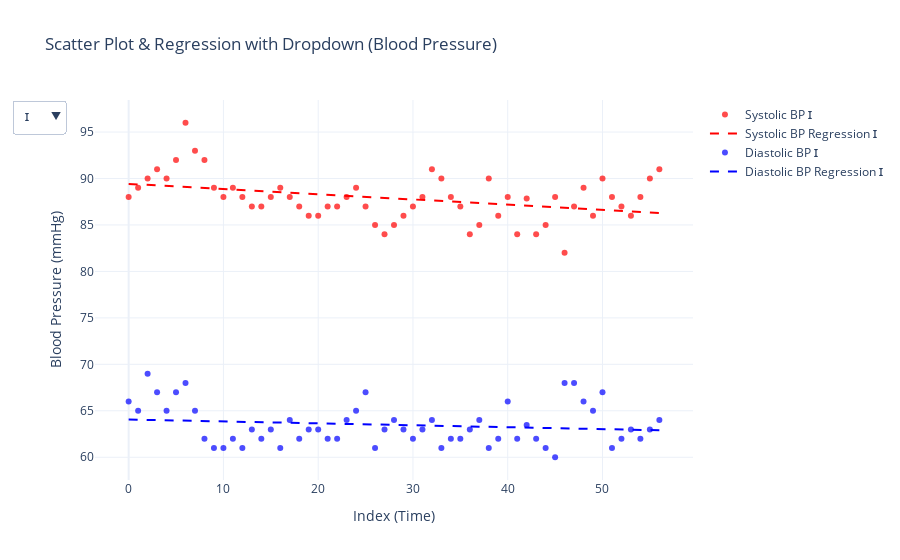

Here is the notebook cell this chart was saved with:
### Code cell
import plotly.graph_objects as go
import pandas as pd
import scipy.stats as stats
from ipywidgets import widgets, Output, VBox
from IPython.display import display

# Define column names for Blood Pressure (Systolic & Diastolic)
systolic_columns = ['Blood-Pressure(systolic)(mmHg)-Z', 'Blood-Pressure(systolic)(mmHg)-R', 'Blood-Pressure(systolic)(mmHg)-O', 'Blood-Pressure(systolic)(mmHg)-J']
diastolic_columns = ['Blood-Pressure(diastolic)(mmHg)-Z', 'Blood-Pressure(diastolic)(mmHg)-R', 'Blood-Pressure(diastolic)(mmHg)-O', 'Blood-Pressure(diastolic)(mmHg)-J']
roman_labels = ['Ⅰ', 'Ⅱ', 'Ⅲ', 'Ⅳ']

fig = go.Figure()
summary_stats = []

# Creating dropdown options
dropdown_options = []
for i, (sys_col, dia_col, roman) in enumerate(zip(systolic_columns, diastolic_columns, roman_labels)):
    sys_data = df_filled[sys_col].dropna()
    dia_data = df_filled[dia_col].dropna()
    aligned_index = df_filled.index[df_filled[sys_col].notna()]  # Keep only valid indices

    # Linear regression for Systolic BP
    sys_slope, sys_intercept, _, _, _ = stats.linregress(aligned_index, sys_data)
    
    # Linear regression for Diastolic BP
    dia_slope, dia_intercept, _, _, _ = stats.linregress(aligned_index, dia_data)

    # Summary Statistics
    summary_stats.append(
        pd.DataFrame({
            "Metric": ["Mean", "Std Dev", "Skewness", "Kurtosis", "Normality Test p-value"],
            "Systolic BP (mmHg)": [sys_data.mean(), sys_data.std(), sys_data.skew(), sys_data.kurtosis(), stats.normaltest(sys_data).pvalue],
            "Diastolic BP (mmHg)": [dia_data.mean(), dia_data.std(), dia_data.skew(), dia_data.kurtosis(), stats.normaltest(dia_data).pvalue]
        })
    )

    # Scatter plot for Systolic BP
    fig.add_trace(go.Scatter(
        x=df_filled.index, 
        y=sys_data, 
        mode='markers', 
        name=f'Systolic BP {roman}',
        marker=dict(size=6, opacity=0.7, color='red'),
        visible=(i == 0)  # Show only first user initially
    ))

    # Regression line for Systolic BP
    fig.add_trace(go.Scatter(
        x=df_filled.index, 
        y=sys_slope * df_filled.index + sys_intercept,
        mode='lines',
        name=f'Systolic BP Regression {roman}',
        line=dict(dash='dash', color='red'),
        visible=(i == 0)
    ))

    # Scatter plot for Diastolic BP
    fig.add_trace(go.Scatter(
        x=df_filled.index, 
        y=dia_data, 
        mode='markers', 
        name=f'Diastolic BP {roman}',
        marker=dict(size=6, opacity=0.7, color='blue'),
        visible=(i == 0)
    ))

    # Regression line for Diastolic BP
    fig.add_trace(go.Scatter(
        x=df_filled.index, 
        y=dia_slope * df_filled.index + dia_intercept,
        mode='lines',
        name=f'Diastolic BP Regression {roman}',
        line=dict(dash='dash', color='blue'),
        visible=(i == 0)
    ))

    dropdown_options.append(
        dict(label=roman,
             method="update",
             args=[{"visible": [j // 4 == i for j in range(4 * len(roman_labels))]},
                   {"title": f"Scatter Plot & Regression - {roman}"}])
    )

fig.update_layout(
    title="Scatter Plot & Regression with Dropdown (Blood Pressure)",
    xaxis_title="Index (Time)",
    yaxis_title="Blood Pressure (mmHg)",
    updatemenus=[dict(buttons=dropdown_options, direction="down", showactive=True)],
    template="plotly_white"
)

fig.show()

# **Interactive Summary Table**
# Dropdown Widget
dropdown = widgets.Dropdown(
    options=list(zip(roman_labels, range(len(roman_labels)))),
    description='User:',
    style={'description_width': 'initial'}
)

# Output Widget
out = Output()

# Function to update summary table
def update_summary(change):
    with out:
        out.clear_output(wait=True)
        display(summary_stats[change.new])

# Connect dropdown to function
dropdown.observe(update_summary, names='value')

# Show initial table
with out:
    display(summary_stats[0])

# Display Dropdown + Table
display(VBox([dropdown, out]))

### Figure 1 — Plotly figure (JSON) as saved in the notebook; plotly's stock layout.template omitted (floating-point values rounded to 4 significant figures)
{"data": [{"marker": {"color": "red", "opacity": 0.7, "size": 6}, "mode": "markers", "name": "Systolic BP Ⅰ", "type": "scatter", "visible": true, "x": [0, 1, 2, 3, 4, 5, 6, 7, 8, 9, 10, 11, 12, 13, 14, 15, 16, 17, 18, 19, 20, 21, 22, 23, 24, 25, 26, 27, 28, 29, 30, 31, 32, 33, 34, 35, 36, 37, 38, 39, 40, 41, 42, 43, 44, 45, 46, 47, 48, 49, 50, 51, 52, 53, 54, 55, 56], "y": [88, 89, 90, 91, 90, 92, 96, 93, 92, 89, 88, 89, 88, 87, 87, 88, 89, 88, 87, 86, 86, 87, 87, 88, 89, 87, 85, 84, 85, 86, 87, 88, 91, 90, 88, 87, 84, 85, 90, 86, 88, 84, 87.86, 84, 85, 88, 82, 87, 89, 86, 90, 88, 87, 86, 88, 90, 91]}, {"line": {"color": "red", "dash": "dash"}, "mode": "lines", "name": "Systolic BP Regression Ⅰ", "type": "scatter", "visible": true, "x": [0, 1, 2, 3, 4, 5, 6, 7, 8, 9, 10, 11, 12, 13, 14, 15, 16, 17, 18, 19, 20, 21, 22, 23, 24, 25, 26, 27, 28, 29, 30, 31, 32, 33, 34, 35, 36, 37, 38, 39, 40, 41, 42, 43, 44, 45, 46, 47, 48, 49, 50, 51, 52, 53, 54, 55, 56], "y": [89.42, 89.36, 89.31, 89.25, 89.2, 89.14, 89.08, 89.03, 88.97, 88.92, 88.86, 88.81, 88.75, 88.69, 88.64, 88.58, 88.53, 88.47, 88.42, 88.36, 88.3, 88.25, 88.19, 88.14, 88.08, 88.02, 87.97, 87.91, 87.86, 87.8, 87.75, 87.69, 87.63, 87.58, 87.52, 87.47, 87.41, 87.35, 87.3, 87.24, 87.19, 87.13, 87.08, 87.02, 86.96, 86.91, 86.85, 86.8, 86.74, 86.69, 86.63, 86.57, 86.52, 86.46, 86.41, 86.35, 86.29]}, {"marker": {"color": "blue", "opacity": 0.7, "size": 6}, "mode": "markers", "name": "Diastolic BP Ⅰ", "type": "scatter", "visible": true, "x": [0, 1, 2, 3, 4, 5, 6, 7, 8, 9, 10, 11, 12, 13, 14, 15, 16, 17, 18, 19, 20, 21, 22, 23, 24, 25, 26, 27, 28, 29, 30, 31, 32, 33, 34, 35, 36, 37, 38, 39, 40, 41, 42, 43, 44, 45, 46, 47, 48, 49, 50, 51, 52, 53, 54, 55, 56], "y": [66, 65, 69, 67, 65, 67, 68, 65, 62, 61, 61, 62, 61, 63, 62, 63, 61, 64, 62, 63, 63, 62, 62, 64, 65, 67, 61, 63, 64, 63, 62, 63, 64, 61, 62, 62, 63, 64, 61, 62, 66, 62, 63.48, 62, 61, 60, 68, 68, 66, 65, 67, 61, 62, 63, 62, 63, 64]}, {"line": {"color": "blue", "dash": "dash"}, "mode": "lines", "name": "Diastolic BP Regression Ⅰ", "type": "scatter", "visible": true, "x": [0, 1, 2, 3, 4, 5, 6, 7, 8, 9, 10, 11, 12, 13, 14, 15, 16, 17, 18, 19, 20, 21, 22, 23, 24, 25, 26, 27, 28, 29, 30, 31, 32, 33, 34, 35, 36, 37, 38, 39, 40, 41, 42, 43, 44, 45, 46, 47, 48, 49, 50, 51, 52, 53, 54, 55, 56], "y": [64.06, 64.04, 64.02, 64.0, 63.98, 63.96, 63.94, 63.92, 63.89, 63.87, 63.85, 63.83, 63.81, 63.79, 63.77, 63.75, 63.73, 63.71, 63.69, 63.67, 63.65, 63.63, 63.61, 63.59, 63.56, 63.54, 63.52, 63.5, 63.48, 63.46, 63.44, 63.42, 63.4, 63.38, 63.36, 63.34, 63.32, 63.3, 63.28, 63.26, 63.23, 63.21, 63.19, 63.17, 63.15, 63.13, 63.11, 63.09, 63.07, 63.05, 63.03, 63.01, 62.99, 62.97, 62.95, 62.93, 62.9]}, {"marker": {"color": "red", "opacity": 0.7, "size": 6}, "mode": "markers", "name": "Systolic BP Ⅱ", "type": "scatter", "visible": false, "x": [0, 1, 2, 3, 4, 5, 6, 7, 8, 9, 10, 11, 12, 13, 14, 15, 16, 17, 18, 19, 20, 21, 22, 23, 24, 25, 26, 27, 28, 29, 30, 31, 32, 33, 34, 35, 36, 37, 38, 39, 40, 41, 42, 43, 44, 45, 46, 47, 48, 49, 50, 51, 52, 53, 54, 55, 56], "y": [118, 106, 114, 112.7, 113, 107, 112, 117, 111, 109, 112.7, 114, 112.7, 108, 110, 114, 108, 108, 110, 108, 105, 108, 110, 99, 112.7, 108, 112, 127, 112, 119, 108, 112, 115, 118, 124, 119, 123, 118, 120, 119, 120, 108, 117, 110, 114, 105, 108, 125, 111, 114, 108, 110, 108, 111, 113, 114, 112]}, {"line": {"color": "red", "dash": "dash"}, "mode": "lines", "name": "Systolic BP Regression Ⅱ", "type": "scatter", "visible": false, "x": [0, 1, 2, 3, 4, 5, 6, 7, 8, 9, 10, 11, 12, 13, 14, 15, 16, 17, 18, 19, 20, 21, 22, 23, 24, 25, 26, 27, 28, 29, 30, 31, 32, 33, 34, 35, 36, 37, 38, 39, 40, 41, 42, 43, 44, 45, 46, 47, 48, 49, 50, 51, 52, 53, 54, 55, 56], "y": [111.2, 111.3, 111.4, 111.4, 111.5, 111.5, 111.6, 111.6, 111.7, 111.7, 111.8, 111.8, 111.9, 111.9, 112.0, 112.0, 112.1, 112.1, 112.2, 112.2, 112.3, 112.3, 112.4, 112.4, 112.5, 112.5, 112.6, 112.6, 112.7, 112.7, 112.8, 112.8, 112.9, 112.9, 113.0, 113.0, 113.1, 113.1, 113.2, 113.2, 113.3, 113.3, 113.4, 113.4, 113.5, 113.5, 113.6, 113.6, 113.7, 113.7, 113.8, 113.8, 113.9, 113.9, 114.0, 114.0, 114.1]}, {"marker": {"color": "blue", "opacity": 0.7, "size": 6}, "mode": "markers", "name": "Diastolic BP Ⅱ", "type": "scatter", "visible": false, "x": [0, 1, 2, 3, 4, 5, 6, 7, 8, 9, 10, 11, 12, 13, 14, 15, 16, 17, 18, 19, 20, 21, 22, 23, 24, 25, 26, 27, 28, 29, 30, 31, 32, 33, 34, 35, 36, 37, 38, 39, 40, 41, 42, 43, 44, 45, 46, 47, 48, 49, 50, 51, 52, 53, 54, 55, 56], "y": [79, 71, 76, 77, 77, 66, 82, 77, 71, 70, 74.78, 71, 74.78, 73, 72, 75, 75, 76, 74, 72, 76, 72, 77, 74, 73, 71, 79, 75, 72, 70, 74, 81, 66, 73, 75, 70, 76, 79, 79, 79, 79, 80, 77, 81, 71, 71, 76, 77, 75, 81, 69, 75, 73, 75, 77, 75, 76]}, {"line": {"color": "blue", "dash": "dash"}, "mode": "lines", "name": "Diastolic BP Regression Ⅱ", "type": "scatter", "visible": false, "x": [0, 1, 2, 3, 4, 5, 6, 7, 8, 9, 10, 11, 12, 13, 14, 15, 16, 17, 18, 19, 20, 21, 22, 23, 24, 25, 26, 27, 28, 29, 30, 31, 32, 33, 34, 35, 36, 37, 38, 39, 40, 41, 42, 43, 44, 45, 46, 47, 48, 49, 50, 51, 52, 53, 54, 55, 56], "y": [73.9, 73.93, 73.96, 73.99, 74.02, 74.05, 74.09, 74.12, 74.15, 74.18, 74.21, 74.24, 74.28, 74.31, 74.34, 74.37, 74.4, 74.43, 74.47, 74.5, 74.53, 74.56, 74.59, 74.62, 74.66, 74.69, 74.72, 74.75, 74.78, 74.81, 74.85, 74.88, 74.91, 74.94, 74.97, 75.0, 75.04, 75.07, 75.1, 75.13, 75.16, 75.19, 75.23, 75.26, 75.29, 75.32, 75.35, 75.38, 75.41, 75.45, 75.48, 75.51, 75.54, 75.57, 75.6, 75.64, 75.67]}, {"marker": {"color": "red", "opacity": 0.7, "size": 6}, "mode": "markers", "name": "Systolic BP Ⅲ", "type": "scatter", "visible": false, "x": [0, 1, 2, 3, 4, 5, 6, 7, 8, 9, 10, 11, 12, 13, 14, 15, 16, 17, 18, 19, 20, 21, 22, 23, 24, 25, 26, 27, 28, 29, 30, 31, 32, 33, 34, 35, 36, 37, 38, 39, 40, 41, 42, 43, 44, 45, 46, 47, 48, 49, 50, 51, 52, 53, 54, 55, 56], "y": [116, 114, 115, 114, 113, 115, 111, 114, 115, 117, 111, 117, 114, 114, 114, 114, 113, 114, 114, 116, 116, 116, 113, 119, 116, 115, 113, 113, 114, 115, 118, 117, 119, 115, 113, 115, 115, 114, 114, 115, 114, 115, 116, 115, 117, 116, 116, 114, 116, 115, 114, 115, 114, 115, 116, 118, 116]}, {"line": {"color": "red", "dash": "dash"}, "mode": "lines", "name": "Systolic BP Regression Ⅲ", "type": "scatter", "visible": false, "x": [0, 1, 2, 3, 4, 5, 6, 7, 8, 9, 10, 11, 12, 13, 14, 15, 16, 17, 18, 19, 20, 21, 22, 23, 24, 25, 26, 27, 28, 29, 30, 31, 32, 33, 34, 35, 36, 37, 38, 39, 40, 41, 42, 43, 44, 45, 46, 47, 48, 49, 50, 51, 52, 53, 54, 55, 56], "y": [114.2, 114.2, 114.3, 114.3, 114.3, 114.3, 114.4, 114.4, 114.4, 114.4, 114.5, 114.5, 114.5, 114.5, 114.6, 114.6, 114.6, 114.7, 114.7, 114.7, 114.7, 114.8, 114.8, 114.8, 114.8, 114.9, 114.9, 114.9, 114.9, 115.0, 115.0, 115.0, 115.1, 115.1, 115.1, 115.1, 115.2, 115.2, 115.2, 115.2, 115.3, 115.3, 115.3, 115.3, 115.4, 115.4, 115.4, 115.5, 115.5, 115.5, 115.5, 115.6, 115.6, 115.6, 115.6, 115.7, 115.7]}, {"marker": {"color": "blue", "opacity": 0.7, "size": 6}, "mode": "markers", "name": "Diastolic BP Ⅲ", "type": "scatter", "visible": false, "x": [0, 1, 2, 3, 4, 5, 6, 7, 8, 9, 10, 11, 12, 13, 14, 15, 16, 17, 18, 19, 20, 21, 22, 23, 24, 25, 26, 27, 28, 29, 30, 31, 32, 33, 34, 35, 36, 37, 38, 39, 40, 41, 42, 43, 44, 45, 46, 47, 48, 49, 50, 51, 52, 53, 54, 55, 56], "y": [71, 75, 72, 73, 77, 76, 71, 78, 72, 76, 75, 76, 72, 71, 71, 79, 72, 77, 78, 76, 80, 72, 69, 74, 73, 69, 71, 74, 73, 71, 74, 74, 75, 66, 74, 79, 79, 81, 77, 77, 79, 75, 68, 79, 72, 72, 76, 76, 75, 78, 76, 75, 76, 76, 72, 72, 75]}, {"line": {"color": "blue", "dash": "dash"}, "mode": "lines", "name": "Diastolic BP Regression Ⅲ", "type": "scatter", "visible": false, "x": [0, 1, 2, 3, 4, 5, 6, 7, 8, 9, 10, 11, 12, 13, 14, 15, 16, 17, 18, 19, 20, 21, 22, 23, 24, 25, 26, 27, 28, 29, 30, 31, 32, 33, 34, 35, 36, 37, 38, 39, 40, 41, 42, 43, 44, 45, 46, 47, 48, 49, 50, 51, 52, 53, 54, 55, 56], "y": [73.73, 73.75, 73.78, 73.8, 73.83, 73.85, 73.88, 73.9, 73.93, 73.95, 73.98, 74.0, 74.03, 74.05, 74.08, 74.1, 74.12, 74.15, 74.17, 74.2, 74.22, 74.25, 74.27, 74.3, 74.32, 74.35, 74.37, 74.4, 74.42, 74.45, 74.47, 74.5, 74.52, 74.54, 74.57, 74.59, 74.62, 74.64, 74.67, 74.69, 74.72, 74.74, 74.77, 74.79, 74.82, 74.84, 74.87, 74.89, 74.91, 74.94, 74.96, 74.99, 75.01, 75.04, 75.06, 75.09, 75.11]}, {"marker": {"color": "red", "opacity": 0.7, "size": 6}, "mode": "markers", "name": "Systolic BP Ⅳ", "type": "scatter", "visible": false, "x": [0, 1, 2, 3, 4, 5, 6, 7, 8, 9, 10, 11, 12, 13, 14, 15, 16, 17, 18, 19, 20, 21, 22, 23, 24, 25, 26, 27, 28, 29, 30, 31, 32, 33, 34, 35, 36, 37, 38, 39, 40, 41, 42, 43, 44, 45, 46, 47, 48, 49, 50, 51, 52, 53, 54, 55, 56], "y": [129, 134, 130, 133, 131, 121, 127, 128, 119, 126, 116, 119, 122, 136, 129, 131, 125, 131, 129, 126, 128, 125, 126, 132, 128, 138, 123, 125, 127, 134, 129, 126, 133, 114, 130, 124, 123, 130, 126, 137, 133, 123, 132, 124, 129, 138, 126, 132, 124, 132, 121, 123, 125, 125, 128, 130, 130]}, {"line": {"color": "red", "dash": "dash"}, "mode": "lines", "name": "Systolic BP Regression Ⅳ", "type": "scatter", "visible": false, "x": [0, 1, 2, 3, 4, 5, 6, 7, 8, 9, 10, 11, 12, 13, 14, 15, 16, 17, 18, 19, 20, 21, 22, 23, 24, 25, 26, 27, 28, 29, 30, 31, 32, 33, 34, 35, 36, 37, 38, 39, 40, 41, 42, 43, 44, 45, 46, 47, 48, 49, 50, 51, 52, 53, 54, 55, 56], "y": [127.3, 127.3, 127.3, 127.4, 127.4, 127.4, 127.4, 127.4, 127.4, 127.4, 127.4, 127.4, 127.5, 127.5, 127.5, 127.5, 127.5, 127.5, 127.5, 127.5, 127.5, 127.6, 127.6, 127.6, 127.6, 127.6, 127.6, 127.6, 127.6, 127.6, 127.7, 127.7, 127.7, 127.7, 127.7, 127.7, 127.7, 127.7, 127.7, 127.8, 127.8, 127.8, 127.8, 127.8, 127.8, 127.8, 127.8, 127.8, 127.9, 127.9, 127.9, 127.9, 127.9, 127.9, 127.9, 127.9, 127.9]}, {"marker": {"color": "blue", "opacity": 0.7, "size": 6}, "mode": "markers", "name": "Diastolic BP Ⅳ", "type": "scatter", "visible": false, "x": [0, 1, 2, 3, 4, 5, 6, 7, 8, 9, 10, 11, 12, 13, 14, 15, 16, 17, 18, 19, 20, 21, 22, 23, 24, 25, 26, 27, 28, 29, 30, 31, 32, 33, 34, 35, 36, 37, 38, 39, 40, 41, 42, 43, 44, 45, 46, 47, 48, 49, 50, 51, 52, 53, 54, 55, 56], "y": [84, 80, 89, 87, 80, 81, 82, 82, 78, 80, 81, 83, 80, 75, 83, 81, 61, 82, 85, 86, 85, 86, 83, 91, 87, 87, 81, 86, 79, 87, 89, 89, 83, 78, 85, 84, 83, 89, 81, 78, 79, 84, 84, 77, 83, 85, 83, 83, 82, 85, 81, 86, 86, 88, 94, 86, 92]}, {"line": {"color": "blue", "dash": "dash"}, "mode": "lines", "name": "Diastolic BP Regression Ⅳ", "type": "scatter", "visible": false, "x": [0, 1, 2, 3, 4, 5, 6, 7, 8, 9, 10, 11, 12, 13, 14, 15, 16, 17, 18, 19, 20, 21, 22, 23, 24, 25, 26, 27, 28, 29, 30, 31, 32, 33, 34, 35, 36, 37, 38, 39, 40, 41, 42, 43, 44, 45, 46, 47, 48, 49, 50, 51, 52, 53, 54, 55, 56], "y": [81.03, 81.11, 81.19, 81.27, 81.35, 81.43, 81.52, 81.6, 81.68, 81.76, 81.84, 81.93, 82.01, 82.09, 82.17, 82.25, 82.33, 82.42, 82.5, 82.58, 82.66, 82.74, 82.82, 82.91, 82.99, 83.07, 83.15, 83.23, 83.32, 83.4, 83.48, 83.56, 83.64, 83.72, 83.81, 83.89, 83.97, 84.05, 84.13, 84.22, 84.3, 84.38, 84.46, 84.54, 84.62, 84.71, 84.79, 84.87, 84.95, 85.03, 85.12, 85.2, 85.28, 85.36, 85.44, 85.52, 85.61]}], "layout": {"title": {"text": "Scatter Plot & Regression with Dropdown (Blood Pressure)"}, "updatemenus": [{"buttons": [{"args": [{"visible": [true, true, true, true, false, false, false, false, false, false, false, false, false, false, false, false]}, {"title": "Scatter Plot & Regression - Ⅰ"}], "label": "Ⅰ", "method": "update"}, {"args": [{"visible": [false, false, false, false, true, true, true, true, false, false, false, false, false, false, false, false]}, {"title": "Scatter Plot & Regression - Ⅱ"}], "label": "Ⅱ", "method": "update"}, {"args": [{"visible": [false, false, false, false, false, false, false, false, true, true, true, true, false, false, false, false]}, {"title": "Scatter Plot & Regression - Ⅲ"}], "label": "Ⅲ", "method": "update"}, {"args": [{"visible": [false, false, false, false, false, false, false, false, false, false, false, false, true, true, true, true]}, {"title": "Scatter Plot & Regression - Ⅳ"}], "label": "Ⅳ", "method": "update"}], "direction": "down", "showactive": true}], "xaxis": {"title": {"text": "Index (Time)"}}, "yaxis": {"title": {"text": "Blood Pressure (mmHg)"}}}}
